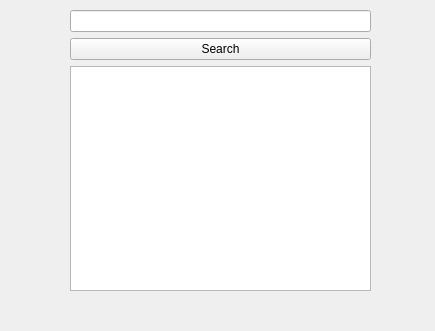
<?xml version="1.0" encoding="UTF-8"?>
<ui version="4.0">
 <class>Form</class>
 <widget class="QWidget" name="Form">
  <property name="geometry">
   <rect>
    <x>0</x>
    <y>0</y>
    <width>435</width>
    <height>331</height>
   </rect>
  </property>
  <property name="windowTitle">
   <string>Form</string>
  </property>
  <widget class="QWidget" name="verticalLayoutWidget">
   <property name="geometry">
    <rect>
     <x>70</x>
     <y>10</y>
     <width>301</width>
     <height>281</height>
    </rect>
   </property>
   <layout class="QVBoxLayout" name="verticalLayout">
    <item>
     <widget class="QLineEdit" name="lineEdit"/>
    </item>
    <item>
     <widget class="QPushButton" name="pushButton">
      <property name="text">
       <string>Search</string>
      </property>
     </widget>
    </item>
    <item>
     <widget class="QTableView" name="tableView"/>
    </item>
   </layout>
  </widget>
 </widget>
 <resources/>
 <connections/>
</ui>
